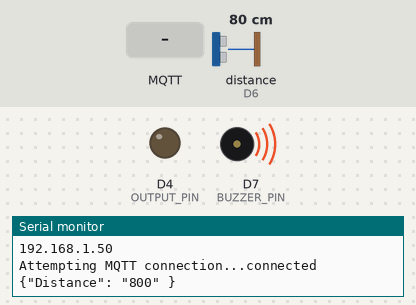
The sketch below on a simulated ESP8266 (NodeMCU). Shown: output pins drawn as LEDs (lit = HIGH), buzzer (waves = sounding), the last lines printed to the serial monitor. The test bench sets the inputs (shaded band); at power-on: distance to the obstacle (sensor on D6) 80 cm. The echo pulse lasts 58.3 µs per cm; WiFi joins after 1.5 s; servers stay silent unless stated; no MQTT or app messages arrive unless stated.

Above: at 2.7 s.
2.8 s: MQTT message "0" arrives on the first subscribed topic
At 4.1 s:
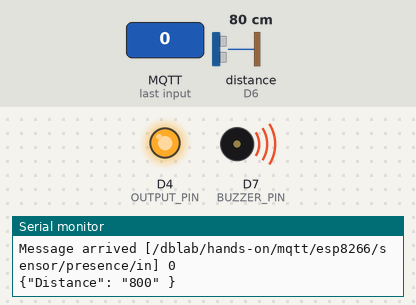
8.5 s: distance to the obstacle (sensor on D6) set to 2 cm
At 8.86 s:
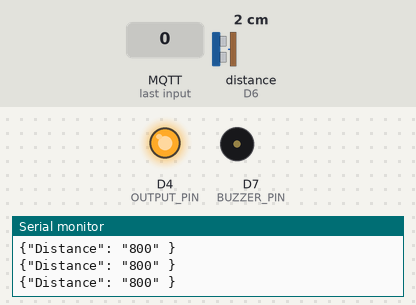
12.0 s: distance to the obstacle (sensor on D6) set to 18 cm
At 12.37 s:
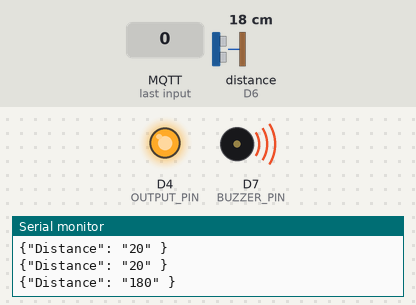
19.0 s: MQTT message "1" arrives on the first subscribed topic
At 20.03 s:
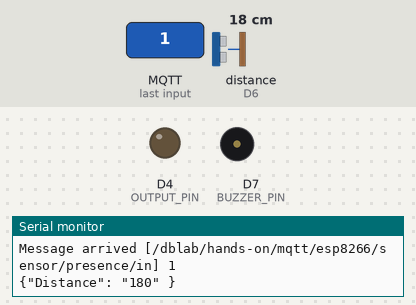
22.5 s: MQTT message "2" arrives on the first subscribed topic
At 23.09 s:
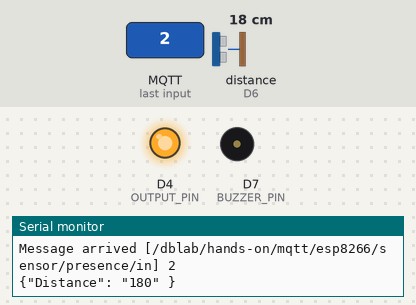
Timing chart, 0 to 27.0 s (numbered marks = the images above; inputs shaded):
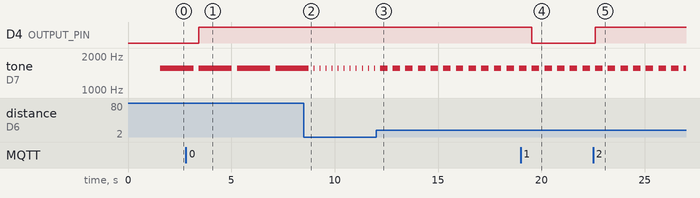

Measured:
- after the input at 2.8 s, D4 (OUTPUT_PIN): LOW → HIGH after 0.62 s
- after the input at 8.5 s, tone on D7 (BUZZER_PIN): alternates 1555 Hz for 0.04 s and silent for 0.25 s, starting after 0.53 s
- after the input at 12.0 s, tone on D7 (BUZZER_PIN): alternates 1555 Hz for 0.36 s and silent for 0.25 s, starting after 0.56 s
- after the input at 19.0 s, D4 (OUTPUT_PIN): HIGH → LOW after 0.55 s
- after the input at 22.5 s, D4 (OUTPUT_PIN): LOW → HIGH after 0.11 s
- by itself, tone on D7 (BUZZER_PIN): alternates 1555 Hz for 1.6 s and silent for 0.26 s

The sketch:

HC-SR04.ino
```cpp
#include <ESP8266WiFi.h>
#include <PubSubClient.h>
#include <hcsr04.h>

#define TRIG_PIN 14
#define ECHO_PIN 12
#define BUZZER_PIN 13
#define BAUD_RATE 115200
#define MESSAGE_MAX_SIZE 50
#define OUTPUT_PIN 2

struct NoteStruct
{
  int A = 550;
  int As = 582;
  int B = 617;
  int C = 654;
  int Cs = 693;
  int D = 734;
  int Ds = 777;
  int E = 824;
  int F = 873;
  int Fs = 925;
  int G = 980;
  int Gs = 1003;
  int A2 = 1100;
  int A2s = 1165;
  int B2 = 1234;
  int C3 = 1308;
  int C3s = 1385;
  int D3 = 1555;
} Note;

struct NoteLengthStruct
{
  float half = 0.5;
  float one = 1.0;
  float one_half = 1.5;
  float two = 2.0;
  float two_half = 2.5;
} NoteLength;

HCSR04 hcsr04(TRIG_PIN, ECHO_PIN, 20, 4000);
int tempo = 400;

// Update these with values suitable for your network.
const char *ssid = "DBLABDevices";
const char *password = "@rdu!n0$";
const char *mqtt_server = "192.168.10.18";
const int mqtt_server_port = 31223;
const char *mqtt_in_topic = "/dblab/hands-on/mqtt/esp8266/sensor/presence/in";
const char *mqtt_out_topic = "/dblab/hands-on/mqtt/esp8266/sensor/presence/out";

WiFiClient wifiClient;
PubSubClient client(wifiClient);
char msg[MESSAGE_MAX_SIZE];
int value = 0;
long lastMsg = 0;

// Initialize WIFI Module
void setup_wifi()
{
  delay(10);
  // We start by connecting to a WiFi network
  Serial.println();
  Serial.print("Connecting to ");
  Serial.println(ssid);

  WiFi.begin(ssid, password);

  while (WiFi.status() != WL_CONNECTED)
  {
    delay(500);
    Serial.print(".");
  }

  Serial.println("");
  Serial.println("WiFi connected");
  Serial.println("IP address: ");
  Serial.println(WiFi.localIP());
}

// Callback function for incoming messages
void callback(char *topic, byte *payload, unsigned int length)
{
  Serial.print("Message arrived [");
  Serial.print(topic);
  Serial.print("] ");
  for (int i = 0; i < length; i++)
  {
    Serial.print((char)payload[i]);
  }
  Serial.println();

  // Switch on the LED if an 1 was received as first character
  if ((char)payload[0] == '1')
  {
    digitalWrite(OUTPUT_PIN, LOW); // Turn the LED on (LOW is the voltage level)
    // but actually the LED is on; this is because
    // it is acive low on the ESP-01)
  }
  else
  {
    digitalWrite(OUTPUT_PIN, HIGH); // Turn the LED off (HIGH is the voltage level)
  }
}

// Function used to reconnect WIFI Module
void reconnect()
{
  // Loop until we're reconnected
  while (!client.connected())
  {
    Serial.print("Attempting MQTT connection...");
    // Attempt to connect
    if (client.connect("ESP8266Client"))
    {
      Serial.println("connected");
      // Once connected, publish an announcement...
      client.publish(mqtt_out_topic, "hello world");
      // ... and resubscribe
      client.subscribe(mqtt_in_topic);
    }
    else
    {
      Serial.print("failed, rc=");
      Serial.print(client.state());
      Serial.println(" try again in 5 seconds");
      // Wait 5 seconds before retrying
      delay(5000);
    }
  }
}

void setTone(int pin, int note, int duration)
{
  tone(pin, note, duration);
  delay(duration);
  noTone(pin);
}

void setup()
{
  // Setup serial port baud rate
  Serial.begin(BAUD_RATE);

  pinMode(OUTPUT_PIN, OUTPUT);

  // Initialize digital pin 13 as an output.
  pinMode(BUZZER_PIN, OUTPUT);

  // Initialize WIFI Module
  setup_wifi();

  // Setup mqtt server host and port
  client.setServer(mqtt_server, mqtt_server_port);

  // Setup mqtt callback function for incoming messages
  client.setCallback(callback);
}

void loop()
{
  if (!client.connected())
  {
    reconnect();
  }
  client.loop();

  int distance = hcsr04.distanceInMillimeters();

  snprintf (msg, MESSAGE_MAX_SIZE, "{\"Distance\": \"%ld\" }", distance);

  Serial.println(msg);

  client.publish(mqtt_out_topic, msg);

  setTone(BUZZER_PIN, Note.D3, distance * NoteLength.two);

  delay(250);
}
```
